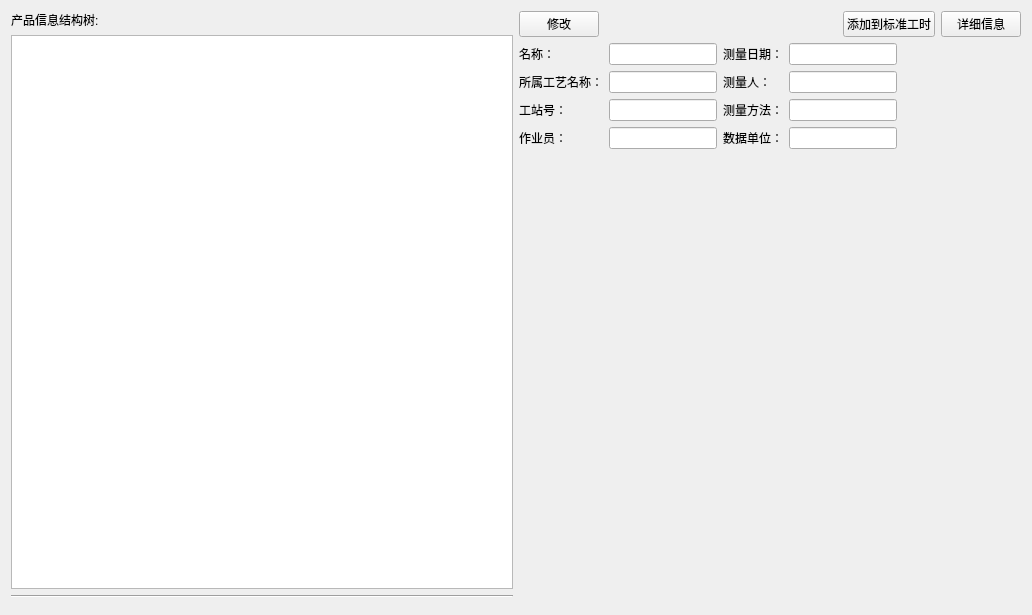
<?xml version="1.0" encoding="UTF-8"?>
<ui version="4.0">
 <class>PwhManagement</class>
 <widget class="QWidget" name="PwhManagement">
  <property name="geometry">
   <rect>
    <x>0</x>
    <y>0</y>
    <width>1032</width>
    <height>615</height>
   </rect>
  </property>
  <property name="windowTitle">
   <string>Form</string>
  </property>
  <layout class="QHBoxLayout" name="horizontalLayout_3">
   <item>
    <layout class="QVBoxLayout" name="verticalLayout_2">
     <item>
      <widget class="QLabel" name="label">
       <property name="text">
        <string>产品信息结构树:</string>
       </property>
      </widget>
     </item>
     <item>
      <widget class="QTreeView" name="treeView"/>
     </item>
     <item>
      <widget class="Line" name="line">
       <property name="orientation">
        <enum>Qt::Horizontal</enum>
       </property>
      </widget>
     </item>
     <item>
      <widget class="QWidget" name="widget" native="true"/>
     </item>
    </layout>
   </item>
   <item>
    <layout class="QVBoxLayout" name="verticalLayout">
     <item>
      <layout class="QHBoxLayout" name="horizontalLayout">
       <item>
        <widget class="QPushButton" name="pushButton">
         <property name="text">
          <string>修改</string>
         </property>
        </widget>
       </item>
       <item>
        <spacer name="horizontalSpacer">
         <property name="orientation">
          <enum>Qt::Horizontal</enum>
         </property>
         <property name="sizeHint" stdset="0">
          <size>
           <width>40</width>
           <height>20</height>
          </size>
         </property>
        </spacer>
       </item>
       <item>
        <widget class="QPushButton" name="pushButton_2">
         <property name="text">
          <string>添加到标准工时</string>
         </property>
        </widget>
       </item>
       <item>
        <widget class="QPushButton" name="pushButton_3">
         <property name="text">
          <string>详细信息</string>
         </property>
        </widget>
       </item>
      </layout>
     </item>
     <item>
      <layout class="QHBoxLayout" name="horizontalLayout_2">
       <item>
        <layout class="QGridLayout" name="gridLayout">
         <item row="0" column="0">
          <widget class="QLabel" name="label_2">
           <property name="text">
            <string>名称：</string>
           </property>
          </widget>
         </item>
         <item row="0" column="1">
          <widget class="QLineEdit" name="lineEdit"/>
         </item>
         <item row="1" column="0">
          <widget class="QLabel" name="label_3">
           <property name="text">
            <string>所属工艺名称：</string>
           </property>
          </widget>
         </item>
         <item row="1" column="1">
          <widget class="QLineEdit" name="lineEdit_2"/>
         </item>
         <item row="2" column="0">
          <widget class="QLabel" name="label_4">
           <property name="text">
            <string>工站号：</string>
           </property>
          </widget>
         </item>
         <item row="2" column="1">
          <widget class="QLineEdit" name="lineEdit_3"/>
         </item>
         <item row="3" column="0">
          <widget class="QLabel" name="label_5">
           <property name="text">
            <string>作业员：</string>
           </property>
          </widget>
         </item>
         <item row="3" column="1">
          <widget class="QLineEdit" name="lineEdit_4"/>
         </item>
        </layout>
       </item>
       <item>
        <layout class="QGridLayout" name="gridLayout_2">
         <item row="0" column="0">
          <widget class="QLabel" name="label_9">
           <property name="text">
            <string>测量日期：</string>
           </property>
          </widget>
         </item>
         <item row="0" column="1">
          <widget class="QLineEdit" name="lineEdit_5"/>
         </item>
         <item row="1" column="0">
          <widget class="QLabel" name="label_8">
           <property name="text">
            <string>测量人：</string>
           </property>
          </widget>
         </item>
         <item row="1" column="1">
          <widget class="QLineEdit" name="lineEdit_6"/>
         </item>
         <item row="2" column="0">
          <widget class="QLabel" name="label_7">
           <property name="text">
            <string>测量方法：</string>
           </property>
          </widget>
         </item>
         <item row="2" column="1">
          <widget class="QLineEdit" name="lineEdit_7"/>
         </item>
         <item row="3" column="0">
          <widget class="QLabel" name="label_6">
           <property name="text">
            <string>数据单位：</string>
           </property>
          </widget>
         </item>
         <item row="3" column="1">
          <widget class="QLineEdit" name="lineEdit_8"/>
         </item>
        </layout>
       </item>
       <item>
        <spacer name="horizontalSpacer_2">
         <property name="orientation">
          <enum>Qt::Horizontal</enum>
         </property>
         <property name="sizeHint" stdset="0">
          <size>
           <width>40</width>
           <height>20</height>
          </size>
         </property>
        </spacer>
       </item>
      </layout>
     </item>
     <item>
      <widget class="QWidget" name="widget_2" native="true"/>
     </item>
    </layout>
   </item>
  </layout>
 </widget>
 <resources/>
 <connections/>
</ui>
